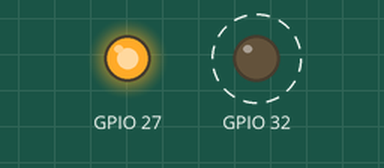
Recording of a sketch running on a simulated ESP32. Parts: output pins drawn as LEDs (lit = HIGH). Dashed ring = blinking. No radio packets arrive unless stated; what the sketch prints to the serial monitor is not drawn.

Above: at 0.5 s.
Timing chart, 0 to 4.6 s (numbered marks = the images above):
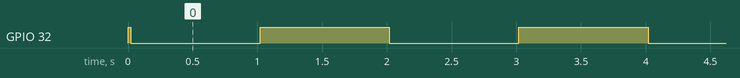

Measured:
- by itself, GPIO 32: alternates HIGH for 1.0 s and LOW for 1.0 s

The sketch:

Sender.ino
```cpp
#include <SPI.h>
#include <LoRa.h>
#include "string.h"

#define ss 5
#define rst 34
#define timeoff 1000

int counter = 0;

void initLora();//Initiaizing SPI and Lora chip
void sendPacket(String message);//Sending packet, requires initLora() to work!!

void setup() {
  Serial.begin(9600);
  pinMode(27,OUTPUT);
  digitalWrite(27,HIGH);
  pinMode(32,OUTPUT);
  digitalWrite(32,HIGH);
  initLora();
}

void loop() {
  sendPacket("Hello World");
}

void initLora(){
    SPI.begin(18,19,23);
 LoRa.setSPI(SPI);
 LoRa.setPins(ss, rst, 7);
 LoRa.setSPIFrequency(1e6);

  Serial.println("LoRa Receiver");

    while (!LoRa.begin(868E6)) {
    Serial.println("Starting LoRa");
     LoRa.begin(868E6);
    delay(timeoff);
  }
  }

  void sendPacket(String message){
      // wait until the radio is ready to send a packet
  Serial.print("Sending packet non-blocking: ");
  Serial.println(counter);

  // send in async / non-blocking mode
  LoRa.beginPacket();
  digitalWrite(32,LOW);
  LoRa.print(message);
  LoRa.endPacket(true); // true = async / non-blocking mode
  delay(timeoff);
  digitalWrite(32,HIGH);
  delay(timeoff);
  }
```
